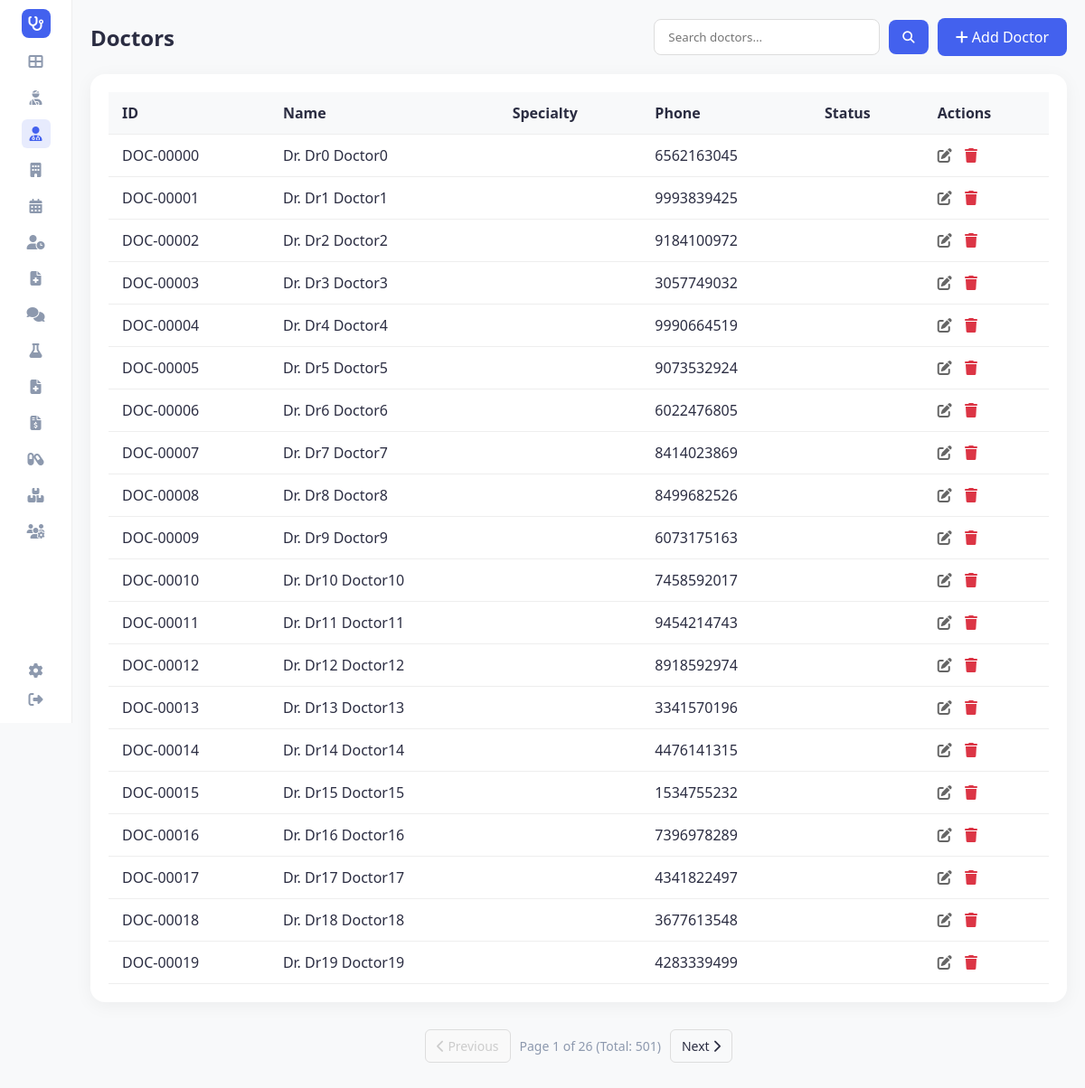
Before: /doctors (signed in) with the older database file.
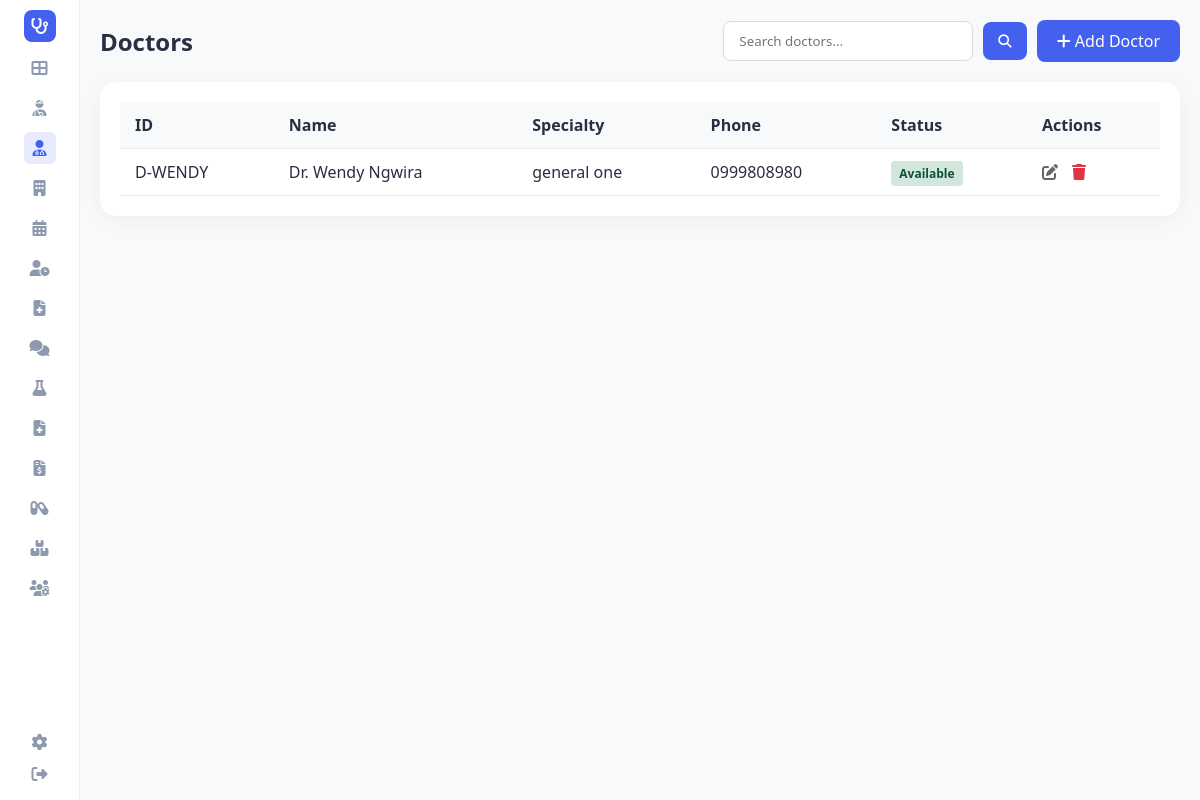
After: the same page with the newer database file.
### tables this page shows
CREATE TABLE doctors (
                doctor_id TEXT PRIMARY KEY,
                first_name TEXT,
                last_name TEXT,
                specialty TEXT,
                phone TEXT,
                email TEXT,
                schedule TEXT,
                status TEXT
            );

### app.py (the view)
@app.route('/doctors')
def doctors():
    search_term = request.args.get('search', '').lower()
    page = request.args.get('page', 1, type=int)
    per_page = 20
    if search_term:
        all_results = hms.search_doctors(search_term)
        total_count = len(all_results)
        doctors_slice, total_pages = paginate_list(all_results, page, per_page)
    else:
        conn = hms.db.get_connection()
        cursor = conn.cursor()
        cursor.execute("SELECT COUNT(*) FROM doctors")
        total_count = cursor.fetchone()[0]
        cursor.execute("SELECT * FROM doctors LIMIT ? OFFSET ?", (per_page, (page-1)*per_page))
        rows = cursor.fetchall()
        doctors_slice = [hms.db._row_to_obj(Doctor, row) for row in rows]
        conn.close()
        total_pages = math.ceil(total_count / per_page)
    return render_template('doctors.html',
                           doctors=doctors_slice,
                           active_page='doctors',
                           search_term=search_term,
                           page=page,
                           total_pages=total_pages,
                           total_count=total_count)

### app.py (called while the page is built)
@app.before_request
def require_login():
    allowed_routes = ['login', 'register', 'static']
    if request.endpoint not in allowed_routes and 'user_id' not in session:
        return redirect(url_for('login'))

@app.context_processor
def inject_user():
    username = session.get('username')
    role = session.get('role')
    unread = 0
    if username:
        unread = hms.get_unread_count(username, role)
    return dict(current_user=username, current_role=role, unread_messages_count=unread, hms=hms)

### database/db_manager.py (called while the page is built)
    def get_connection(self):
        conn = sqlite3.connect(self.db_file)
        conn.row_factory = sqlite3.Row
        return conn

### main.py (called while the page is built)
    def get_unread_count(self, user_id: str, role: str) -> int:
        conn = self.db.get_connection()
        cursor = conn.cursor()
        cursor.execute("""
            SELECT COUNT(*) FROM messages
            WHERE is_read = 0 AND (recipient_id = ? OR recipient_id = ? OR recipient_id = 'all')
        """, (user_id, role))
        count = cursor.fetchone()[0]
        conn.close()
        return count

### templates/doctors.html (shortened to what this page needs)
<!DOCTYPE html>
<html lang="en">
<head>
    <link rel="stylesheet" href="{{ url_for('static', filename='style.css') }}">
    <link rel="stylesheet" href="https://cdnjs.cloudflare.com/ajax/libs/font-awesome/6.4.0/css/all.min.css">
</head>
<body>
    <div class="container">
        {% include 'sidebar.html' %}
        <main class="main-content">
            <div class="header-actions">
                <h2>Doctors</h2>
                <div style="display: flex; gap: 10px;">
                    <form action="{{ url_for('doctors') }}" method="get" class="search-form" style="display: flex; align-items: center; gap: 10px;">
                        <input type="text" name="search" placeholder="Search doctors..." value="{{ search_term if search_term else '' }}" style="padding: 10px 15px; border: 1px solid #ddd; border-radius: 8px; outline: none; width: 250px;">
                        <button type="submit" style="background-color: #4361ee; color: white; border: none; padding: 10px 15px; border-radius: 8px; cursor: pointer;"><i class="fas fa-search"></i></button>
                    </form>
                    <a href="{{ url_for('add_doctor') }}" class="btn-add"><i class="fas fa-plus"></i> Add Doctor</a>
                </div>
            </div>
            <div class="table-container">
                <table>
                    <thead>
                        <tr>
                            <th>ID</th>
                            <th>Name</th>
                            <th>Specialty</th>
                            <th>Phone</th>
                            <th>Status</th>
                            <th>Actions</th>
                        </tr>
                    </thead>
                    <tbody>
                        {% for doctor in doctors %}
                        <tr>
                            <td>{{ doctor.doctor_id }}</td>
                            <td>Dr. {{ doctor.first_name }} {{ doctor.last_name }}</td>
                            <td>{{ doctor.specialty }}</td>
                            <td>{{ doctor.phone }}</td>
                            <td>
                                <span class="status-badge status-{{ doctor.status|lower }}">{{ doctor.status }}</span>
                            </td>
                            <td class="actions">
                                <a href="{{ url_for('edit_doctor', doctor_id=doctor.doctor_id) }}" title="Edit"><i class="fas fa-edit"></i></a>
                                <a href="{{ url_for('delete_doctor', doctor_id=doctor.doctor_id) }}" class="delete" title="Delete" onclick="return confirm('Are you sure you want to delete this doctor?')"><i class="fas fa-trash"></i></a>
                            </td>
                        </tr>
                        {% endfor %}
                    </tbody>
                </table>
            </div>
            {% if total_pages > 1 %}
            <div class="pagination">
                <a href="{{ url_for('doctors', page=page-1, search=search_term) }}" class="pagination-btn {{ 'disabled' if page == 1 else '' }}">
                    <i class="fas fa-chevron-left"></i> Previous
                </a>
                <div class="pagination-info">
                    Page {{ page }} of {{ total_pages }} (Total: {{ total_count }})
                </div>
                <a href="{{ url_for('doctors', page=page+1, search=search_term) }}" class="pagination-btn {{ 'disabled' if page == total_pages else '' }}">
                    Next <i class="fas fa-chevron-right"></i>
                </a>
            </div>
            {% endif %}
        </main>
    </div>
</body>
</html>

Changed rows visible on the page:
removed doctors: doctor_id "DOC-00000", first_name "Dr0", last_name "Doctor0", phone "6562163045"
removed doctors: doctor_id "DOC-00001", first_name "Dr1", last_name "Doctor1", phone "9993839425"
removed doctors: doctor_id "DOC-00002", first_name "Dr2", last_name "Doctor2", phone "9184100972"
removed doctors: doctor_id "DOC-00003", first_name "Dr3", last_name "Doctor3", phone "3057749032"
removed doctors: doctor_id "DOC-00004", first_name "Dr4", last_name "Doctor4", phone "9990664519"
removed doctors: doctor_id "DOC-00005", first_name "Dr5", last_name "Doctor5", phone "9073532924"
removed doctors: doctor_id "DOC-00006", first_name "Dr6", last_name "Doctor6", phone "6022476805"
removed doctors: doctor_id "DOC-00007", first_name "Dr7", last_name "Doctor7", phone "8414023869"
removed doctors: doctor_id "DOC-00008", first_name "Dr8", last_name "Doctor8", phone "8499682526"
removed doctors: doctor_id "DOC-00009", first_name "Dr9", last_name "Doctor9", phone "6073175163"
removed doctors: doctor_id "DOC-00010", first_name "Dr10", last_name "Doctor10", phone "7458592017"
removed doctors: doctor_id "DOC-00011", first_name "Dr11", last_name "Doctor11", phone "9454214743"
removed doctors: doctor_id "DOC-00012", first_name "Dr12", last_name "Doctor12", phone "8918592974"
removed doctors: doctor_id "DOC-00013", first_name "Dr13", last_name "Doctor13", phone "3341570196"
removed doctors: doctor_id "DOC-00014", first_name "Dr14", last_name "Doctor14", phone "4476141315"
removed doctors: doctor_id "DOC-00015", first_name "Dr15", last_name "Doctor15", phone "1534755232"
removed doctors: doctor_id "DOC-00016", first_name "Dr16", last_name "Doctor16", phone "7396978289"
removed doctors: doctor_id "DOC-00017", first_name "Dr17", last_name "Doctor17", phone "4341822497"
removed doctors: doctor_id "DOC-00018", first_name "Dr18", last_name "Doctor18", phone "3677613548"
removed doctors: doctor_id "DOC-00019", first_name "Dr19", last_name "Doctor19", phone "4283339499"
added doctors: doctor_id "D-WENDY", first_name "Wendy", last_name "Ngwira", specialty "general one", phone "0999808980", status "Available"
Other visible differences:
{{ page }}: "1" → (not shown)
{{ total_pages }}: "26" → (not shown)
{{ total_count }}: "501" → (not shown)
text no longer shown: "Previous Page of (Total: ) Next"
